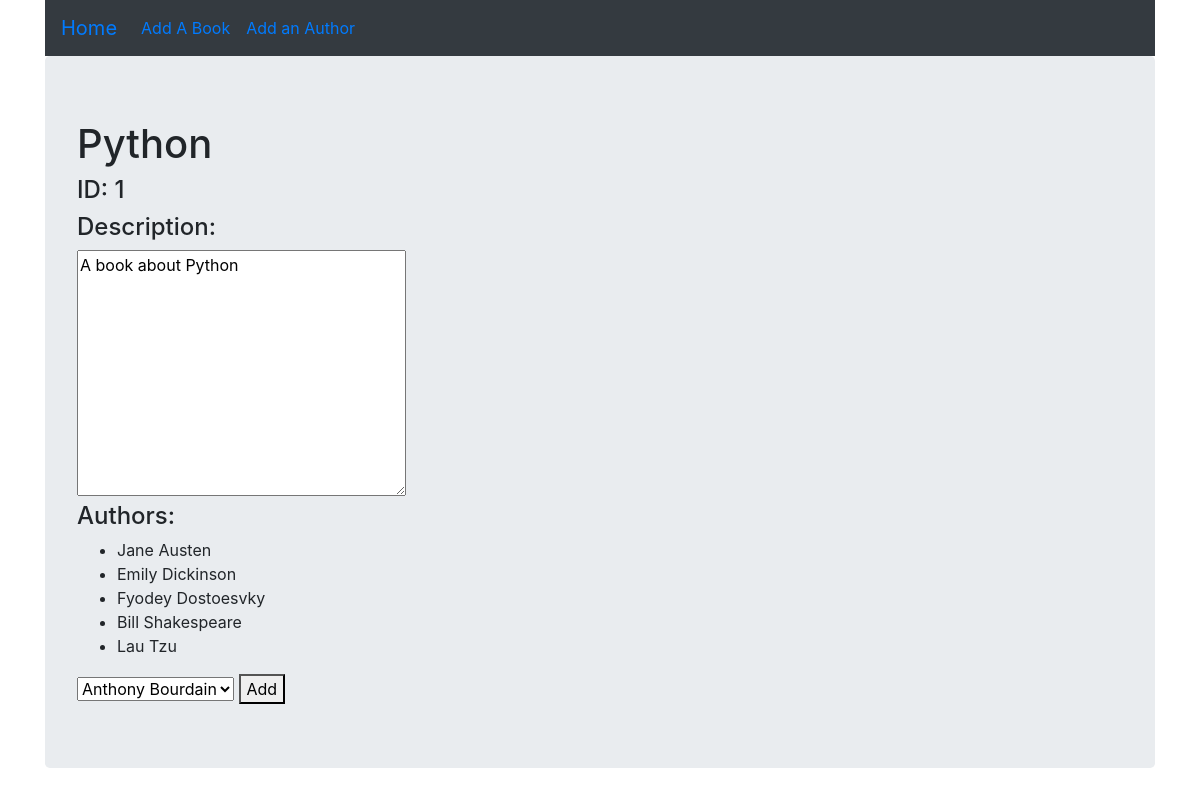
Screenshot of /book/1 with the database file from the repository.
### booksAuthorsApp/models.py (models this page shows)
class Book(models.Model):
    title = models.CharField(max_length=255)
    desc = models.TextField()
    authors = models.ManyToManyField(Author, related_name="books")
    created_at = models.DateTimeField(auto_now_add=True)
    updated_at = models.DateTimeField(auto_now=True)

class Author(models.Model):
    first_name = models.CharField(max_length=255)
    last_name = models.CharField(max_length=255)
    notes = models.TextField()
    created_at = models.DateTimeField(auto_now_add=True)
    updated_at = models.DateTimeField(auto_now=True)

### booksAuthorsApp/views.py (the view)
# urls.py: path('book/<int:id>', views.book),
def book(request, id):
    request.session['bookID'] = id
    context = {
        'book': Book.objects.get(id=id),
        'authors': Author.objects.exclude(books=id),
    }
    return render(request, 'book.html', context)

### booksAuthorsApp/templates/book.html (shortened to what this page needs)
<!DOCTYPE html>
<html lang="en">
<head>
    <link rel="stylesheet" href="https://stackpath.bootstrapcdn.com/bootstrap/4.3.1/css/bootstrap.min.css"></head>
</head>
<body>
    <div class="container">
        <div class="navbar navbar-expand bg-dark">
            <ul class="navbar-nav">
                <li class="nav-item active">
                    <a class="navbar-brand" href="/">Home</a>
                </li>
                <li class="nav-item">
                    <a class="nav-link active" href="/addBook">Add A Book</a>
                </li>
                <li class="nav-item">
                    <a class="nav-link active" href="/addAuthor">Add an Author</a>
                </li>
            </ul>
        </div>
        <div class="jumbotron col">
            <h1>{{ book.title }}</h1>
            <h4>ID: {{book.id}}</h4>
            <h4>Description:</h4>
            <textarea name="" id="" cols="30" rows="10">{{ book.desc }}</textarea>
            <h4>Authors:</h4>
            <ul>
                {% for author in book.authors.all %}
                <li>{{author.first_name}} {{author.last_name}}</li>
                {% endfor %}
            </ul>
            <form action="/bookAddAuthor" method="POST">
                <select name="authors" id="">
                    {% for author in authors %}
                    <option value="{{author.id}}">{{author.first_name}} {{author.last_name}}</option>
                    {% endfor %}
                </select>
                <button type="submit">Add</button>
            </form>
        </div>
    </div>
</body>
</html>

### rows the page displays
Book: title "Python", id "1", desc "A book about Python"
Author: first_name "Jane", last_name "Austen"
Author: first_name "Emily", last_name "Dickinson"
Author: first_name "Fyodey", last_name "Dostoesvky"
Author: first_name "Bill", last_name "Shakespeare"
Author: first_name "Lau", last_name "Tzu"

### other values shown
form field authors "Anthony Bourdain"
